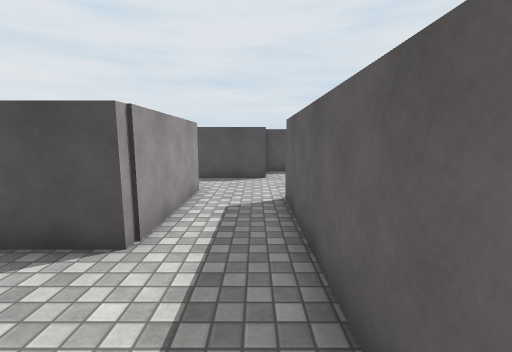
View 1 (above)

16 first-person views from a walk through a 3-D level made in the Unity game engine. The camera is 1.5 m above the floor, tilts 8° down and sees 90° across. The floor is counted in squares, 1 m on a side. Each view is taken from the middle of a square. On the plan, view 1 faces up. The plan holds only what a view shows up to about 13 squares ahead; the rest is blank. The place goes on beyond the plan. The player is left out. Surface patterns are stand-ins for the level's own textures.

View 2
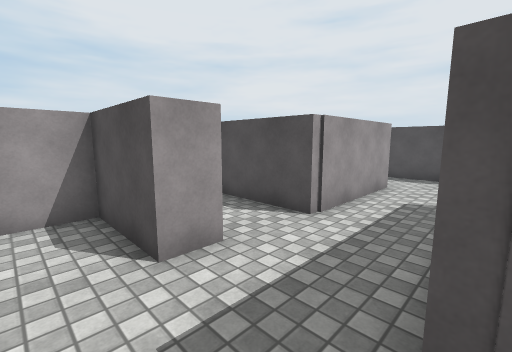

View 3
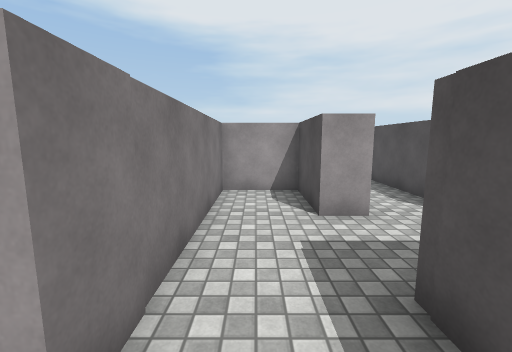

View 4
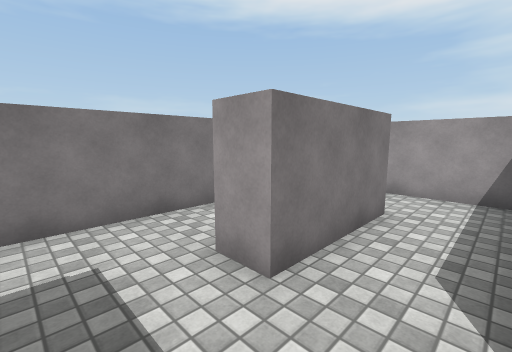

View 5
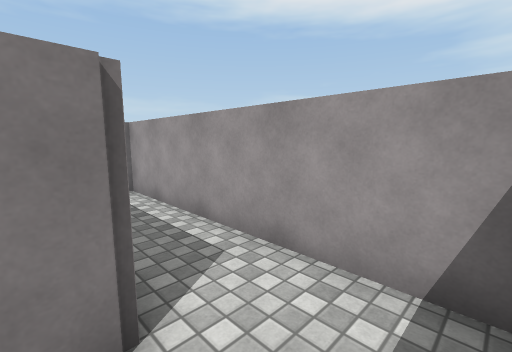

View 6
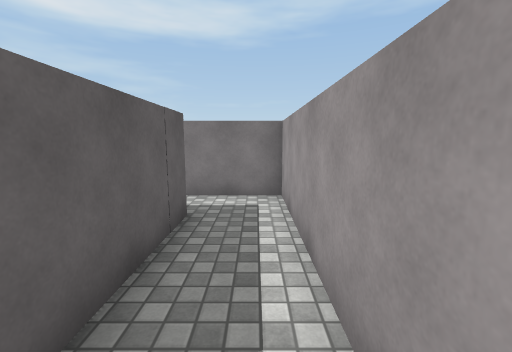

View 7
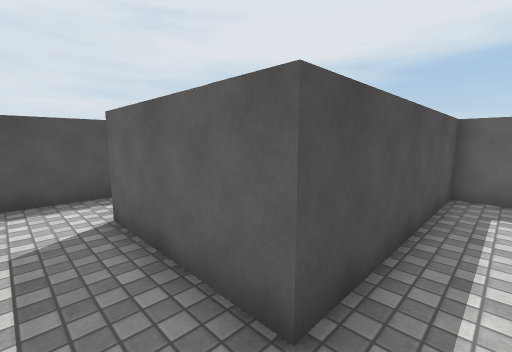

View 8
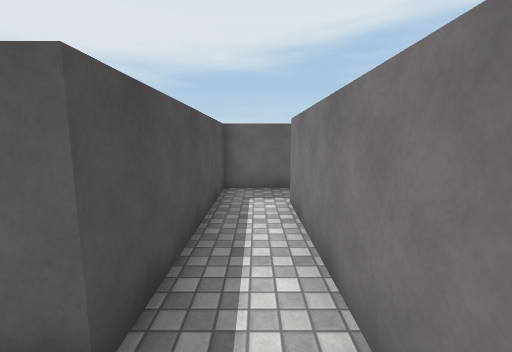

View 9
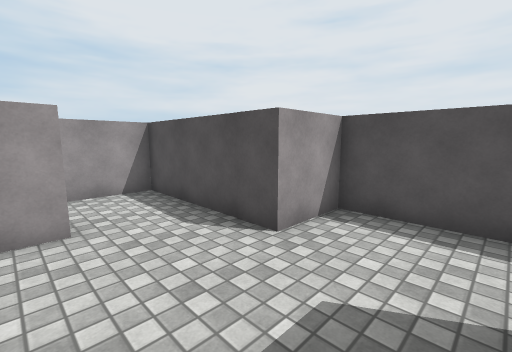

View 10
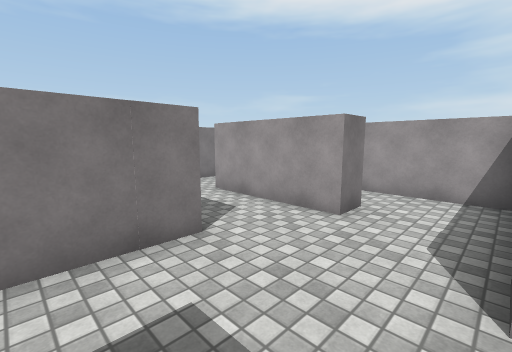

View 11
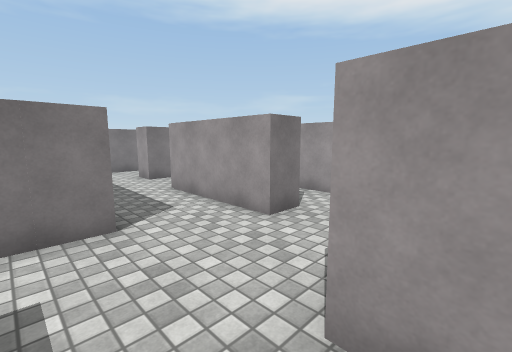

View 12
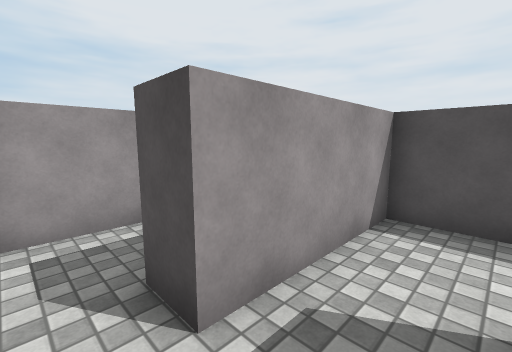

View 13
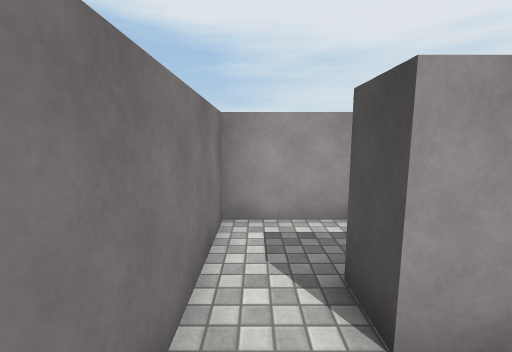

View 14
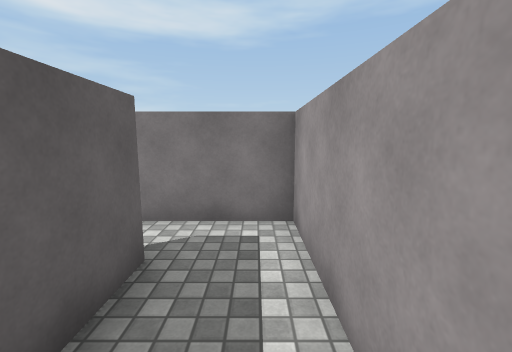

View 15
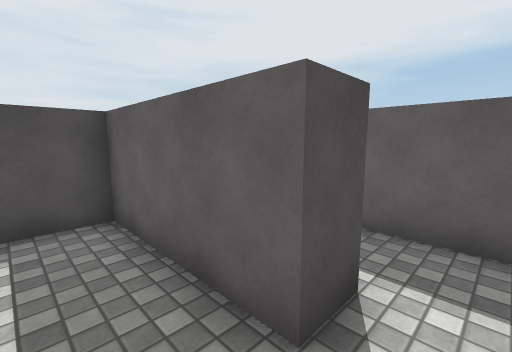

View 16
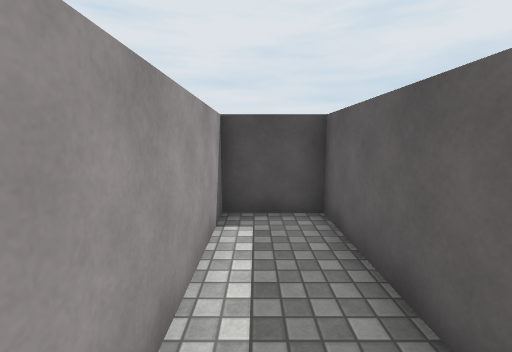

### Floor plan
Key: @ floor where view 1 was taken; # wall or solid block; . floor.
Columns run from 8 left of view 1 to 3 right of it. Each row starts with its distance up from view 1.
 12         ####
 11         #...
 10 #########...
  9 #..#........
  8 #..#........
  7 #..#..#.....
  6 #..#..#..###
  5 #.....#..#
  4 #######..#
  3 #........#
  2 #........#
  1 #..####..##
  0 #..#....@.
 -1 #..#...... .
 -2 #..########
 -3 #..#######
 -4 #........#
 -5 ########.#

Where each view was taken, in squares from view 1:
view 1: 0 up, 0 right, facing up
view 2: 1 down, 1 right, facing up-left
view 3: 1 down, 3 right, facing left
view 4: 3 up, 0 right, facing down-left
view 5: 3 up, 5 left, facing down-left
view 6: 2 up, 7 left, facing down
view 7: 4 down, 7 left, facing up-right
view 8: 4 down, 7 left, facing right
view 9: 7 up, 3 right, facing up-left
view 10: 10 up, 3 right, facing down-left
view 11: 11 up, 2 right, facing down-left
view 12: 5 up, 3 left, facing up-left
view 13: 5 up, 3 left, facing left
view 14: 9 up, 7 left, facing down
view 15: 5 up, 7 left, facing up-right
view 16: 5 up, 7 left, facing up
